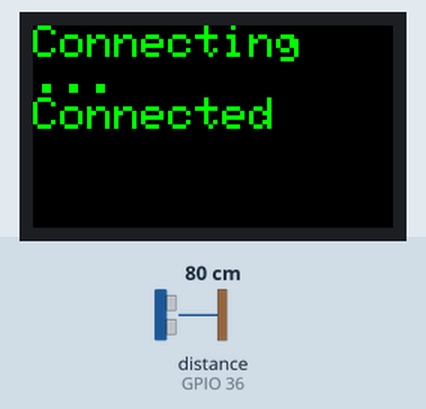
Bench run of a sketch on a simulated ESP32. Shown: 240×135 colour display. Wiring (inferred from the names in the program): ultrasonic range finder: trigger GPIO 26; echo GPIO 36. The inputs (shaded band) are chosen by the test bench; at power-on: distance to the obstacle (sensor on GPIO 36) 80 cm. The echo pulse lasts 58.3 µs per cm; WiFi joins after 1.5 s; servers stay silent unless stated; network time is answered at once with the bench clock; the local clock reads 2024-03-15 10:24:30 at power-on unless the sketch sets it.

Above: at 1.7 s.
At 4.9 s:
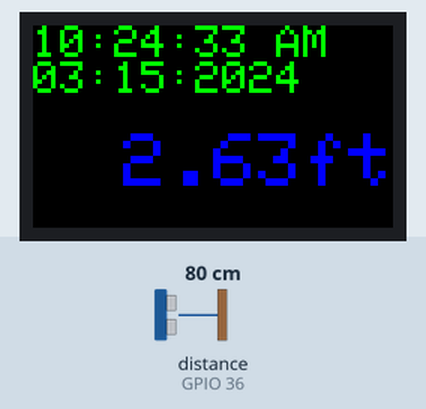
5.0 s: distance to the obstacle (sensor on GPIO 36) set to 2 cm
At 7.7 s:
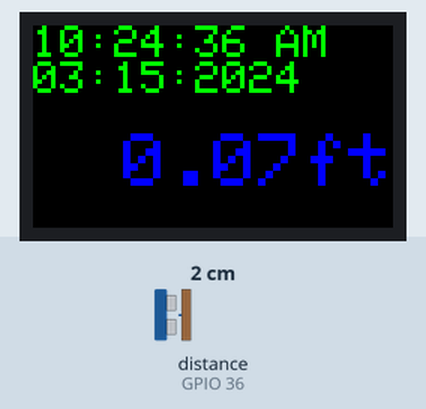
8.0 s: distance to the obstacle (sensor on GPIO 36) set to 4 cm
At 9.6 s:
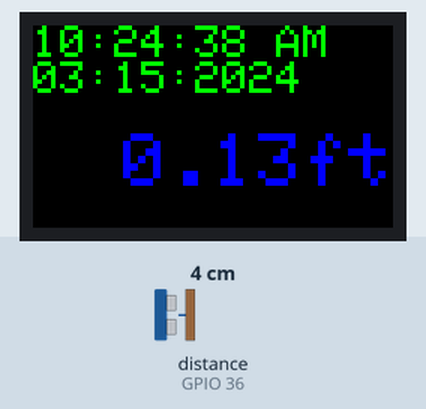
10.7 s: distance to the obstacle (sensor on GPIO 36) set to 9 cm
At 13.2 s:
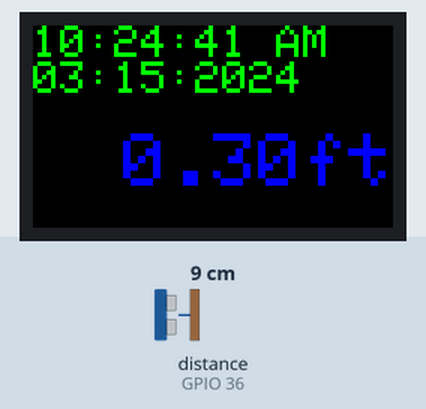
Timing chart, 0 to 14.7 s (numbered marks = the images above; inputs shaded):
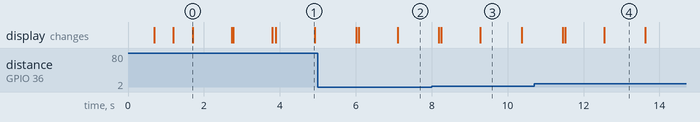

Measured:
- what the display in image 0 shows lasts 1.0 s, from 1.7 s to 2.7 s
- what the display in image 3 shows lasts 1.1 s, from 9.3 s to 10.4 s

The sketch:

sketch_apr11a.ino
```cpp
#include <string.h>
#include <M5StickCPlus.h>
#include <WiFi.h>
#include <NTPClient.h>   // https://github.com/arduino-libraries/NTPClient NTPClient by Fabrice Weinberg
#include <TimeLib.h>     // https://playground.arduino.cc/Code/Time/       Time by Michael Margolis
#include <Timezone.h>    // https://github.com/JChristensen/Timezone       Jack Christensen

WiFiUDP ntpUDP;
NTPClient timeNtpClient(ntpUDP, "pool.ntp.org");

// US Eastern Time Zone (New York, Washington D.C., Miami, etc.)
TimeChangeRule EDT = {"EDT", Second, Sun, Mar, 2, -240}; // UTC - 4 hours
TimeChangeRule EST = {"EST", First, Sun, Nov, 2, -300};  // UTC - 5 hours
Timezone timezone(EDT, EST);

const uint32_t BackgroundColor = BLACK;
const uint32_t TextColor = GREEN;
const uint8_t  TextSize = 3;
const uint8_t  TextSizeBig = TextSize + 2;
const uint8_t  ScreenRotation90Degrees = 1;              // // 0 (normal orientation), 1 (90 degrees clockwise), 2 (180 degrees), or 3 (90 degrees counterclockwise)
const uint8_t  ScreenRotation270Degrees = 3;              // // 0 (normal orientation), 1 (90 degrees clockwise), 2 (180 degrees), or 3 (90 degrees counterclockwise)
const unsigned long SerialPortBaudRate = 9600;
const unsigned long ConnectionTimeoutMs = 10 * 1000;
const unsigned long ConnectionRetryMs = 500;

const char* WifiSsid = "AirPort";
const char* WifiPassword = "ivacivac";

#define UltrasonicSensorTriggerPin 26
#define UltrasonicSensorEchoPin 36
const float UltrasonicSensorMinDistanceCm = 2;
const float UltrasonicSensorMaxDistanceCm = 400;
const float UltrasonicSensorUnknownDistance = -1;
const uint8_t UltrasonicSensorSampleCount = 5;
const unsigned long UltrasonicSensorSampleDelayMs = 10;

/* After M5StickC is started or reset
  the program in the setUp () function will be run, and this part will only be run once.
  After M5StickCPlus is started or reset, the program in the setup() function will be executed, and this part will only be executed once. */
void setup()
{
  // Initialize the M5StickCPlus object. Initialize the M5StickCPlus object
  M5.begin();

  pinMode(UltrasonicSensorTriggerPin, OUTPUT);
  pinMode(UltrasonicSensorEchoPin, INPUT);

  M5.Lcd.setRotation(ScreenRotation90Degrees);
  M5.Lcd.setCursor(0, 0);
  M5.Lcd.fillScreen(BackgroundColor);
  M5.Lcd.setTextColor(TextColor, BackgroundColor);
  M5.Lcd.setTextSize(TextSize);

  Serial.begin(SerialPortBaudRate);
  WiFi.begin(WifiSsid, WifiPassword);

  M5.Lcd.println("Connecting");
  unsigned long connectStartTime = millis();
  char *connectionStatusStr = NULL;
  while (connectionStatusStr == NULL && millis() - connectStartTime < ConnectionTimeoutMs) {
    switch(WiFi.status()) {
      case WL_CONNECTED:      connectionStatusStr = "Connected";      break;
      case WL_NO_SHIELD:      connectionStatusStr = "Not Supported";  break;
      case WL_NO_SSID_AVAIL:  connectionStatusStr = "SSID Not Found"; break;

      case WL_IDLE_STATUS:
      case WL_SCAN_COMPLETED:
      case WL_CONNECT_FAILED:
      case WL_CONNECTION_LOST:
      case WL_DISCONNECTED:
        delay(ConnectionRetryMs);
        M5.Lcd.print(".");
         break;
    }
  }

  if( connectionStatusStr == NULL )
     connectionStatusStr = "WIFI Timeout";

  M5.Lcd.println("");
  M5.Lcd.println(connectionStatusStr);
  delay(1000);

  setupRealTimeClockFromInternet();
}

/* After the program in setup() runs, it runs the program in loop()
The loop() function is an infinite loop in which the program runs repeatedly
After the program in the setup() function is executed, the program in the loop() function will be executed
The loop() function is an endless loop, in which the program will continue to run repeatedly */
void loop()
{
  struct tm* dateTimeNow = getDateTimeNow();

  //M5.Lcd.fillScreen(BackgroundColor);
  M5.Lcd.setCursor(0, 0);

  char currentLocalTimeStr[16];
  strftime(currentLocalTimeStr, sizeof(currentLocalTimeStr), "%I:%M:%S %p", dateTimeNow);   // %H for 24 hour time, %I for 12 Hour time
  M5.Lcd.print(currentLocalTimeStr);  clearToEndOfLine();

  char currentLocalDateStr[16];
  strftime(currentLocalDateStr, sizeof(currentLocalDateStr), "%m:%d:%Y", dateTimeNow);
  M5.Lcd.print(currentLocalDateStr);  clearToEndOfLine();

  clearToEndOfLine();

  float distance = GetDistanceFeetAverage(UltrasonicSensorSampleCount);
  char distanceStr[10]; // Allocate a buffer to hold the formatted distance string
  if(distance == UltrasonicSensorUnknownDistance)
     strcpy(distanceStr, "  -.--");
  else
     dtostrf(distance, 6, 2, distanceStr); // Convert distance to a string with 6 total characters and 2 decimal places

  M5.Lcd.setTextSize(TextSizeBig);
  M5.Lcd.setTextColor(BLUE, BackgroundColor);
  M5.Lcd.print(distanceStr);  M5.Lcd.print("ft"); clearToEndOfLine();
  M5.Lcd.setTextColor(TextColor, BackgroundColor);
  M5.Lcd.setTextSize(TextSize);

  delay(1000); // Wait for a second before sending the next message
}

void clearToEndOfLine() {
  // Get the screen dimensions and rotation
  int screenWidth = M5.Lcd.width();
  int screenHeight = M5.Lcd.height();
  //int screenRotation = M5.Lcd.getRotation();

  int currentX = M5.Lcd.getCursorX();
  int currentY = M5.Lcd.getCursorY();
  int lineHeight = M5.Lcd.fontHeight();

  int remainingWidth = screenWidth - currentX;
  M5.Lcd.fillRect(currentX, currentY, remainingWidth, lineHeight, BackgroundColor);
  M5.Lcd.println("");
}

float GetDistanceFeetAverage(uint8_t numSamples)
{
  float sum = 0;
  int numSamplesTaken = 0;
  float distance = UltrasonicSensorUnknownDistance;

  for (uint8_t index = 0; index < numSamples; index += 1) {
    distance = GetDistanceFeet();
    if( distance == UltrasonicSensorUnknownDistance )
       continue;
    numSamplesTaken += 1;
    sum += distance;
    delay(UltrasonicSensorSampleDelayMs); // Add a short delay between readings
  }

  if( distance == UltrasonicSensorUnknownDistance || numSamplesTaken == 0)
     return UltrasonicSensorUnknownDistance;

  return sum / numSamplesTaken;
}

// Returns UltrasonicSensorUnknownDistance (-1) if we couldn't read the value
//
float GetDistanceFeet()
{
  digitalWrite(UltrasonicSensorTriggerPin, LOW);
  delayMicroseconds(2);
  digitalWrite(UltrasonicSensorTriggerPin, HIGH);
  delayMicroseconds(10);
  digitalWrite(UltrasonicSensorTriggerPin, LOW);

  long duration = pulseIn(UltrasonicSensorEchoPin, HIGH);

  /*
  ** When the HC-SR04 sensor sends an ultrasonic pulse, it travels to an object, reflects off of it, and then returns to the sensor.
  ** The sensor measures the total time it takes for the pulse to travel to the object and back, called the "round-trip time." To
  ** find the distance to the object, we need to consider only the one-way time, i.e., the time it takes for the pulse to travel
  ** from the sensor to the object. This is why we divide the round-trip time by 2.
  **
  ** Now let's examine the 0.0344 value. The speed of sound in air is approximately 343 meters per second (m/s) or 34,300 centimeters
  ** per second (cm/s) at room temperature (20°C). When we calculate the distance, we need to convert the time measured by the sensor
  ** (in microseconds) into distance (in centimeters). To do this, we can use the following formula:
  **
  **    distance (cm) = (time (µs) * speed of sound (cm/µs)) / 2
  **
  ** Since the speed of sound is 34,300 cm/s, we need to convert it to cm/µs:
  **
  **    34,300 cm/s * (1 s / 1,000,000 µs) = 0.0343 cm/µs (rounded to 0.0344 cm/µs for simplicity)
  **
  ** Now, we can rewrite the formula as:
  **
  **    distance (cm) = (time (µs) * 0.0344) / 2
  **
  ** So, the 0.0344 / 2 expression in the code is a result of the speed of sound conversion (from cm/s to cm/µs) and
  ** considering only the one-way travel time of the ultrasonic pulse.
  */
  float distanceCm = duration * 0.0344 / 2;

  // Check if the measured distance is within the valid range
  //
  if (distanceCm < UltrasonicSensorMinDistanceCm || distanceCm > UltrasonicSensorMaxDistanceCm)
    return UltrasonicSensorUnknownDistance;

  // Convert CM to Feet
  //
  float distanceFeet = distanceCm * 0.0328084;

  return distanceFeet;
}

void setupRealTimeClockFromInternet()
{
  M5.Lcd.fillScreen(BackgroundColor);
  M5.Lcd.setCursor(0, 0);

  timeNtpClient.begin();

  if( timeNtpClient.update() )
  {
    M5.Lcd.println("Setting Time from NTP");
    time_t currentTime = timeNtpClient.getEpochTime();
    time_t localTime = timezone.toLocal(currentTime);

    struct tm *timeinfo = localtime(&localTime);

    setTime(localTime);
    setRTC(localTime);
  }
  else
  {
    M5.Lcd.println("Setting Time From RTC");
    setLocalTimeFromRTC();
  }

  delay(1000); // Wait for a second So user can see prompt
}

struct tm* getDateTimeNow()
{
  time_t currentTime = now(); // timeClient.getEpochTime();
  struct tm *timeinfo = localtime(&currentTime);
  return timeinfo;
}

void setRTC(time_t timeToSet) {
  // Convert the time_t value to a tm struct
  struct tm *timeInfo = localtime(&timeToSet);

  // Set the RTC date
  RTC_DateTypeDef rtcDate;
  rtcDate.Year = timeInfo->tm_year + 1900;
  rtcDate.Month = timeInfo->tm_mon + 1;
  rtcDate.Date = timeInfo->tm_mday;
  rtcDate.WeekDay = timeInfo->tm_wday;
  M5.Rtc.SetData(&rtcDate);

  // Set the RTC time
  RTC_TimeTypeDef rtcTime;
  rtcTime.Hours = timeInfo->tm_hour;
  rtcTime.Minutes = timeInfo->tm_min;
  rtcTime.Seconds = timeInfo->tm_sec;
  M5.Rtc.SetTime(&rtcTime);
}

void setLocalTimeFromRTC() {
  RTC_TimeTypeDef rtcTime;
  RTC_DateTypeDef rtcDate;

  M5.Rtc.GetTime(&rtcTime);
  M5.Rtc.GetData(&rtcDate);

  struct tm timeInfo;
  timeInfo.tm_year = rtcDate.Year - 1900;
  timeInfo.tm_mon = rtcDate.Month - 1;
  timeInfo.tm_mday = rtcDate.Date;
  timeInfo.tm_hour = rtcTime.Hours;
  timeInfo.tm_min = rtcTime.Minutes;
  timeInfo.tm_sec = rtcTime.Seconds;
  timeInfo.tm_isdst = -1; // Let the system determine DST (Daylight Saving Time)

  time_t epochTime = mktime(&timeInfo);
  setTime(epochTime);
}
```
